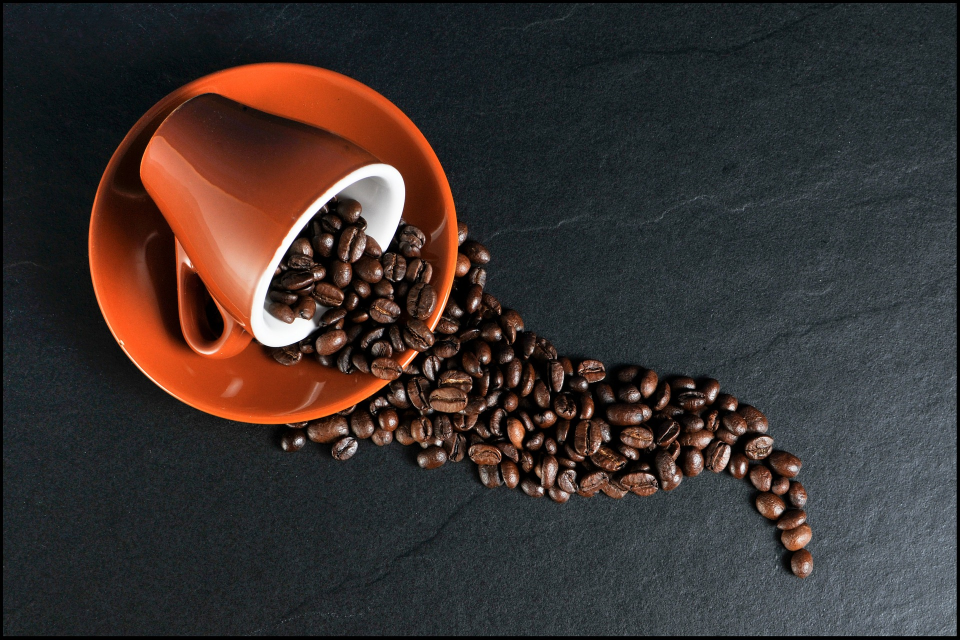
#> input picture src/coffee.jpg, 1920 x 1279 px (shown at 1/2 size)
$ python simple.py
#> lines starting #> are read from the running program, lines starting #| are printed output that depends on the picture; after the words box and inside, x2 and y2 are one past the last pixel; in counts of white or black regions, pixels touching at a corner belong together
import cv2


image = cv2.imread("src/coffee.jpg")
#> image is the input picture: shape (1279, 1920, 3); mean B, G, R 47.5, 49.9, 58.8


def view_image(_name_of_window, _image):
    cv2.namedWindow(_name_of_window, cv2.WINDOW_NORMAL)
    cv2.imshow(_name_of_window, _image)
    cv2.waitKey(0)
    cv2.destroyAllWindows()


cropped = image[240:740, 320:820]
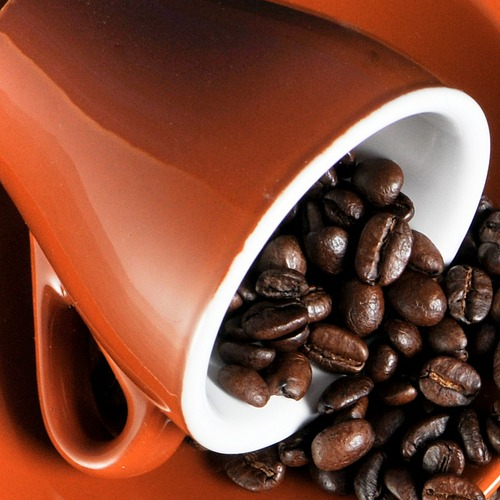
#> cropped: shape (500, 500, 3); mean B, G, R 55.4, 73.3, 126.3
# view_image("Image", cropped)

gray_image = cv2.cvtColor(image, cv2.COLOR_BGR2GRAY)
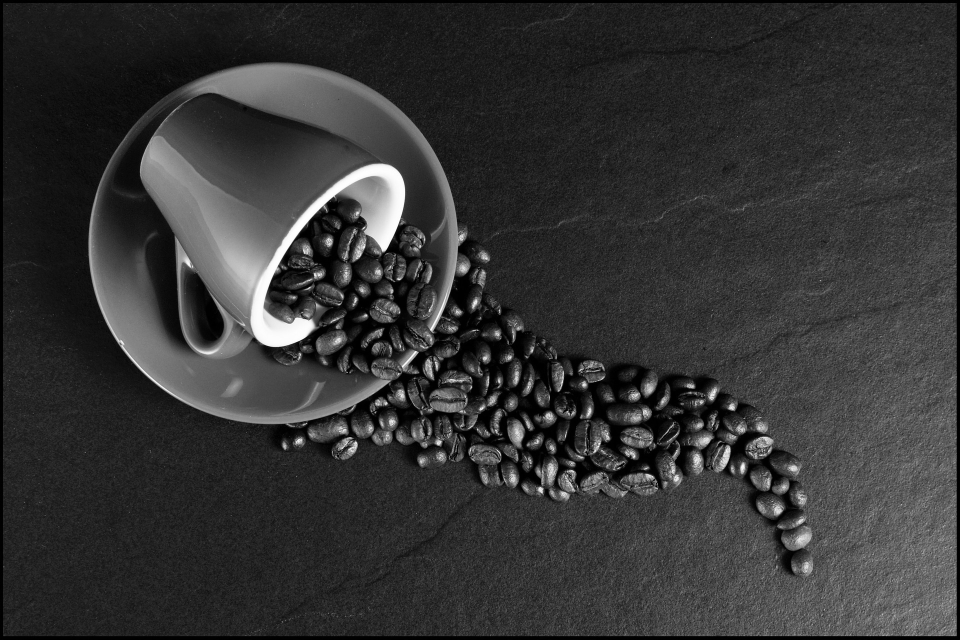
#> gray_image: shape (1279, 1920) (shown at 1/2 size); min 0, max 255, mean 52.3
ret, threshold_image = cv2.threshold(gray_image, 127, 255, 0)
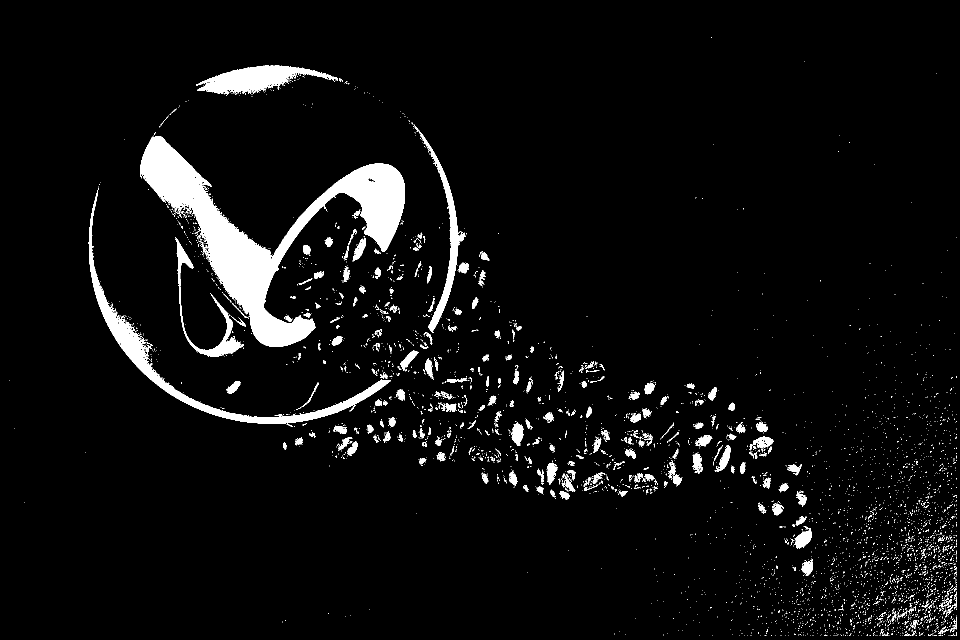
#> threshold_image: shape (1279, 1920) (shown at 1/2 size); 5.1% white; 4174 white regions (3899 under 20 px), largest, box (x1, y1, x2, y2) and area: (280, 272, 810, 694) 54115, (177, 376, 782, 848) 14078, (392, 130, 676, 189) 7698
# view_image("Пёсик в градациях серого", gray_image)
view_image("Чёрно-белый пёсик", threshold_image)
